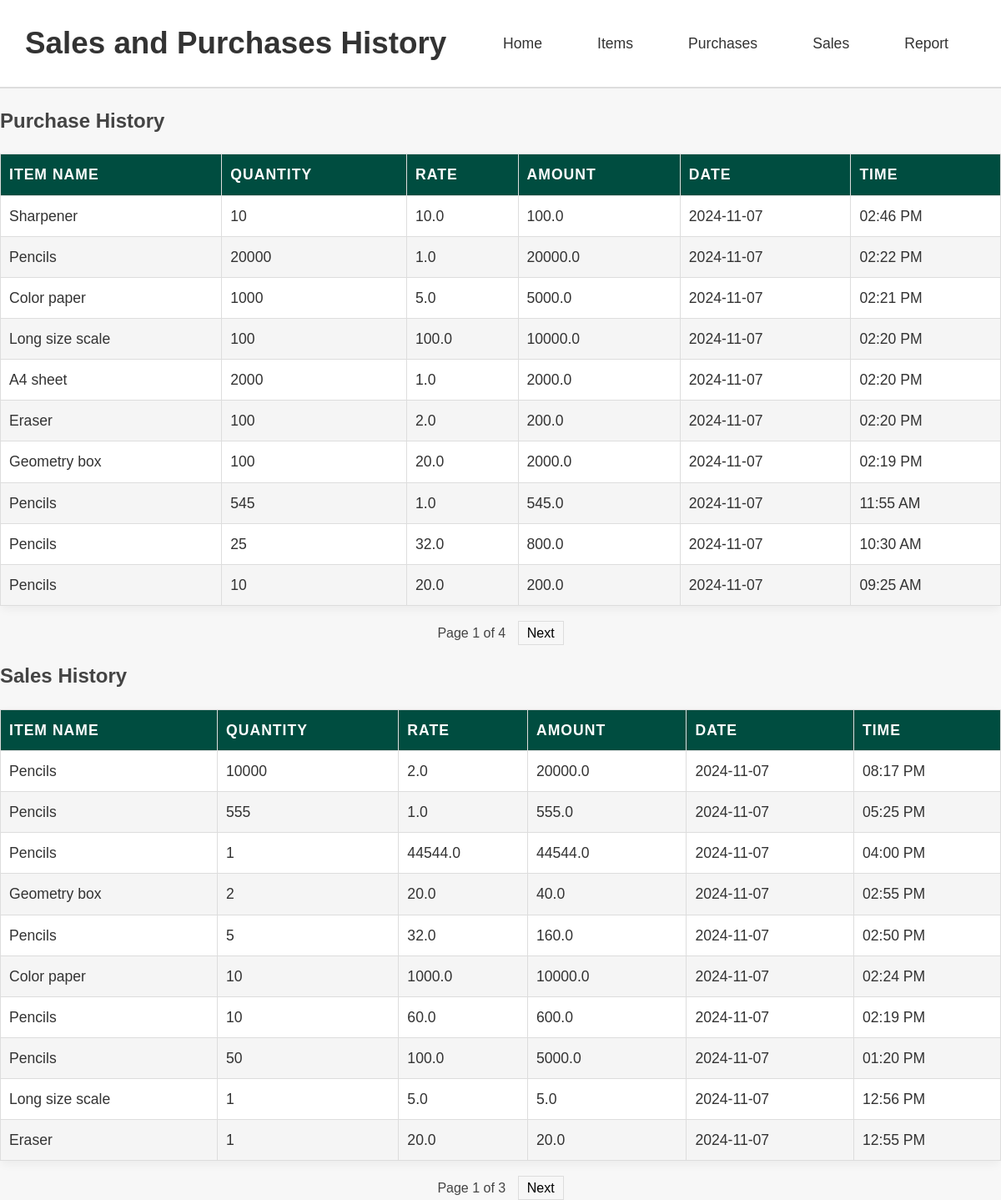
Screenshot of /report with the database file from the repository.
### app.py (models this page shows)
class Item(db.Model):
    id = db.Column(db.Integer, primary_key=True)
    name = db.Column(db.String(100), nullable=False)
    price = db.Column(db.Float, nullable=False)
    qty = db.Column(db.Integer, default=0)
    purchases = relationship('Purchase', backref='item', cascade='all, delete-orphan')

class Purchase(db.Model):
    id = db.Column(db.Integer, primary_key=True)
    timestamp = db.Column(db.DateTime, default=datetime.utcnow)
    item_id = db.Column(db.Integer, ForeignKey('item.id', ondelete='SET NULL'), nullable=True)
    qty = db.Column(db.Integer, nullable=False)
    rate = db.Column(db.Float, nullable=False)
    amount = db.Column(db.Float, nullable=False)

class Sale(db.Model):
    id = db.Column(db.Integer, primary_key=True)
    timestamp = db.Column(db.DateTime, default=datetime.utcnow)
    item_id = db.Column(db.Integer, db.ForeignKey('item.id'), nullable=False)
    qty = db.Column(db.Integer, nullable=False)
    rate = db.Column(db.Float, nullable=False)
    amount = db.Column(db.Float, nullable=False)
    item = db.relationship('Item', backref='sales')

### app.py (the view)
@app.route('/report')
def report():
    ist = pytz.timezone('Asia/Kolkata')
    per_page = 10  # Records per page (can be adjusted)
    purchases_page = request.args.get('purchases_page', 1, type=int)
    sales_page = request.args.get('sales_page', 1, type=int)
    purchases_paginated = Purchase.query.order_by(Purchase.timestamp.desc()).paginate(page=purchases_page, per_page=per_page, error_out=False)
    sales_paginated = Sale.query.order_by(Sale.timestamp.desc()).paginate(page=sales_page, per_page=per_page, error_out=False)
    purchases_with_details = [{
        'item_name': purchase.item.name,
        'qty': purchase.qty,
        'rate': purchase.rate,
        'amount': purchase.amount,
        'date': purchase.timestamp.astimezone(ist).strftime('%Y-%m-%d'),
        'time': purchase.timestamp.astimezone(ist).strftime('%I:%M %p')
    } for purchase in purchases_paginated.items]
    sales_with_details = [{
        'item_name': sale.item.name,
        'qty': sale.qty,
        'rate': sale.rate,
        'amount': sale.amount,
        'date': sale.timestamp.astimezone(ist).strftime('%Y-%m-%d'),
        'time': sale.timestamp.astimezone(ist).strftime('%I:%M %p')
    } for sale in sales_paginated.items]
    return render_template('report.html',
                           purchases=purchases_with_details,
                           sales=sales_with_details,
                           purchases_pagination=purchases_paginated,
                           sales_pagination=sales_paginated)

### templates/report.html (shortened to what this page needs)
<!DOCTYPE html>
<html lang="en">
<head>
    <link rel="stylesheet" href="{{ url_for('static', filename='style.css') }}">
</head>
<body>
    <header>
        <h1>Sales and Purchases History</h1>
        <nav>
            <a href="{{ url_for('home') }}">Home</a>
            <a href="{{ url_for('manage_items') }}">Items</a>
            <a href="{{ url_for('manage_purchase') }}">Purchases</a>
            <a href="{{ url_for('manage_sales') }}">Sales</a>
            <a href="{{ url_for('report') }}">Report</a>
        </nav>
    </header>
    <section>
        <h2>Purchase History</h2>
        <table border="1">
            <thead>
                <tr>
                    <th>Item Name</th>
                    <th>Quantity</th>
                    <th>Rate</th>
                    <th>Amount</th>
                    <th>Date</th>
                    <th>Time</th>
                </tr>
            </thead>
            <tbody>
                {% for purchase in purchases %}
                <tr>
                    <td>{{ purchase.item_name }}</td>
                    <td>{{ purchase.qty }}</td>
                    <td>{{ purchase.rate }}</td>
                    <td>{{ purchase.amount }}</td>
                    <td>{{ purchase.date }}</td>
                    <td>{{ purchase.time }}</td>
                </tr>
                {% endfor %}
            </tbody>
        </table>
        <div class="pagination">
            <span>Page {{ purchases_pagination.page }} of {{ purchases_pagination.pages }}</span>
            {% if purchases_pagination.has_next %}
                <a href="{{ url_for('report', purchases_page=purchases_pagination.next_num, sales_page=request.args.get('sales_page', 1)) }}">Next</a>
            {% endif %}
        </div>
        <h2>Sales History</h2>
        <table border="1">
            <thead>
                <tr>
                    <th>Item Name</th>
                    <th>Quantity</th>
                    <th>Rate</th>
                    <th>Amount</th>
                    <th>Date</th>
                    <th>Time</th>
                </tr>
            </thead>
            <tbody>
                {% for sale in sales %}
                <tr>
                    <td>{{ sale.item_name }}</td>
                    <td>{{ sale.qty }}</td>
                    <td>{{ sale.rate }}</td>
                    <td>{{ sale.amount }}</td>
                    <td>{{ sale.date }}</td>
                    <td>{{ sale.time }}</td>
                </tr>
                {% endfor %}
            </tbody>
        </table>
        <div class="pagination">
            <span>Page {{ sales_pagination.page }} of {{ sales_pagination.pages }}</span>
            {% if sales_pagination.has_next %}
                <a href="{{ url_for('report', sales_page=sales_pagination.next_num, purchases_page=request.args.get('purchases_page', 1)) }}">Next</a>
            {% endif %}
        </div>
    </section>
</body>
</html>

### static/style.css (style rules this page uses)
body { font-family: 'Poppins', sans-serif; margin: 0; padding: 0; background-color: #f7f7f7; line-height: 1.6; color: #444; }
header { background-color: #ffffff; color: #333; padding: 18px 30px; display: flex; justify-content: space-between; align-items: center; border-bottom: 2px solid #ddd; }
h1 { margin: 0; font-size: 2.3em; font-weight: 600; color: #333; }
nav { display: flex; justify-content: center; align-items: center; margin: 10px 0; }
nav a { display: inline-block; margin: 0 15px; padding: 10px 18px; color: #333; font-size: 1.1em; text-decoration: none; font-weight: 500; transition: background-color 0.3s ease, color 0.3s ease; border-radius: 5px; }
table { width: 100%; margin: 20px 0; border-collapse: collapse; background-color: #ffffff; border-radius: 8px; box-shadow: 0 4px 12px rgba(0, 0, 0, 0.05); }
th, td { padding: 12px 20px; text-align: left; font-size: 1.1em; color: #333; border-bottom: 1px solid #ddd; }
th { background-color: #004d40; color: white; text-transform: uppercase; letter-spacing: 1px; }
tr:nth-child(even) { background-color: #f5f5f5; }
tr:nth-child(odd) { background-color: #ffffff; }
table { width: 100%; border-collapse: collapse; margin-top: 20px; }
th, td { padding: 10px; text-align: left; border: 1px solid #ddd; }
th { background-color: #004d40; }
.pagination { margin-top: 20px; text-align: center; }
.pagination a { padding: 5px 10px; margin: 5px; border: 1px solid #ddd; text-decoration: none; color: #000; }
.pagination span { margin: 5px; }

### rows the page displays
Item: item_name "Sharpener"
Purchase: rate "10.0", amount "100.0"
Item: item_name "Pencils" "Pencils" "Pencils" "Pencils", item_name "Pencils" "Pencils" "Pencils" "Pencils" "Pencils" "Pencils"
Purchase: qty "20000", rate "1.0", amount "20000.0"
Item: item_name "Color paper", item_name "Color paper"
Purchase: qty "1000", rate "5.0", amount "5000.0"
Item: item_name "Long size scale", item_name "Long size scale"
Purchase: rate "100.0", amount "10000.0"
Item: item_name "A4 sheet"
Purchase: qty "2000", rate "1.0", amount "2000.0"
Item: item_name "Eraser", item_name "Eraser"
Purchase: rate "2.0", amount "200.0"
Item: item_name "Geometry box", item_name "Geometry box"
Purchase: rate "20.0", amount "2000.0"
Purchase: qty "545", rate "1.0", amount "545.0"
Purchase: rate "32.0", amount "800.0"
Purchase: rate "20.0", amount "200.0"
Sale: qty "10000", rate "2.0", amount "20000.0"
Sale: qty "555", rate "1.0", amount "555.0"
Sale: rate "44544.0", amount "44544.0"
Sale: rate "20.0", amount "40.0"
Sale: rate "32.0", amount "160.0"
Sale: rate "1000.0", amount "10000.0"
Sale: rate "60.0", amount "600.0"
Sale: rate "100.0", amount "5000.0"
Sale: rate "5.0", amount "5.0"
Sale: rate "20.0", amount "20.0"

### other values shown
{{ purchase.qty }} "10" "100" "100" "100" "25" "10"
{{ purchase.date }} "2024-11-07" "2024-11-07" "2024-11-07" "2024-11-07" "2024-11-07" "2024-11-07" "2024-11-07" "2024-11-07" "2024-11-07" "2024-11-07"
{{ purchase.time }} "02:46 PM" "02:22 PM" "02:21 PM" "02:20 PM" "02:20 PM" "02:20 PM" "02:19 PM" "11:55 AM" "10:30 AM" "09:25 AM"
{{ purchases_pagination.page }} "1"
{{ purchases_pagination.pages }} "4"
{{ sale.date }} "2024-11-07" "2024-11-07" "2024-11-07" "2024-11-07" "2024-11-07" "2024-11-07" "2024-11-07" "2024-11-07" "2024-11-07" "2024-11-07"
{{ sale.time }} "08:17 PM" "05:25 PM" "04:00 PM" "02:55 PM" "02:50 PM" "02:24 PM" "02:19 PM" "01:20 PM" "12:56 PM" "12:55 PM"
{{ sale.qty }} "1" "2" "5" "10" "10" "50" "1" "1"
{{ sales_pagination.page }} "1"
{{ sales_pagination.pages }} "3"
